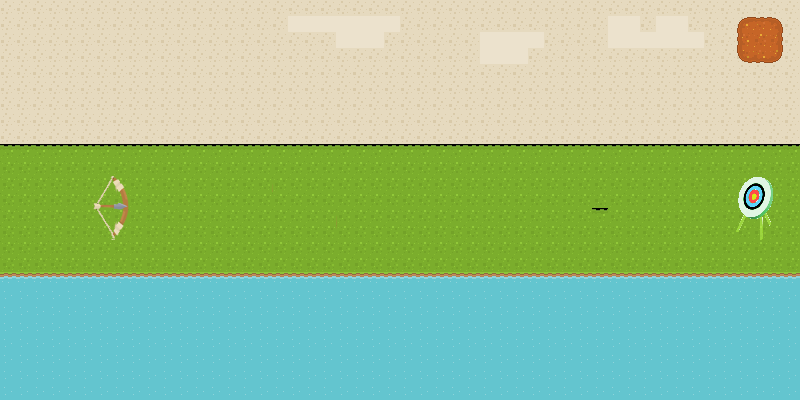

This game map was drawn from its Tiled (.tmx) file and the tilesets committed beside it. A one-line description and the trimmed map source follow:
An orthogonal 50x25 tile map with 16x16 px tiles, 3 tile layers (ground, ground-1, graphics), 5 tilesets and 7 objects (camera-starting-point, bow, 10-points, 5-points, 2-points, ...).

<map version="1.0" orientation="orthogonal" renderorder="right-down" width="50" height="25" tilewidth="16" tileheight="16" nextobjectid="31">
 <tileset firstgid="1" name="town" tilewidth="16" tileheight="16" spacing="1" margin="1" tilecount="480">
  <image source="tiles.png" width="343" height="410" />
 </tileset>
 <tileset firstgid="481" source="roguelikeSheet_transparent.tsx" />
 <tileset firstgid="2161" source="roguelike.tsx" />
 <tileset firstgid="3928" name="bow-rescaled" tilewidth="16" tileheight="16" tilecount="16">
  <image source="bow-rescaled.png" width="64" height="64" />
 </tileset>
 <tileset firstgid="3944" name="target-rescaled" tilewidth="16" tileheight="16" tilecount="16">
  <image source="target-rescaled.png" width="64" height="64" />
 </tileset>
 <layer name="ground" width="50" height="25">
  <data>[1250 cells, 1250 non-empty, 6 distinct tile ids]</data>
 </layer>
 <layer name="ground-1" width="50" height="25">
  <data>[1250 cells, 9 non-empty, 9 distinct tile ids]</data>
 </layer>
 <objectgroup name="objects">
  <object id="21" name="camera-starting-point" gid="3019" x="220" y="188" width="16" height="16" />
  <object id="22" name="bow" x="80" y="176" width="64" height="64" />
  <object id="26" name="10-points" x="752.125" y="195">
   <polyline points="0,0 1.125,-1.375 2.875,-1.375 4.25,-0.125 4.75,1.25 4,3.125 3,4.75 0.75,4.875 -0.25,4.125 -0.125,0.375" />
  </object>
  <object id="27" name="5-points" x="748.25" y="197">
   <polyline points="0,0 0.875,-2.5 3.125,-5.625 5.375,-7.25 9,-6.25 10.875,-4.125 11.375,-0.125 9.5,3.125 7.875,5.875 3.875,6.625 1.125,5 0,0.25" />
  </object>
  <object id="28" name="2-points" x="745.5" y="198.5">
   <polyline points="0,0 0.625,-4.75 2.875,-9.625 5.75,-12 10.125,-13.125 14,-11.375 17.125,-7.625 17.375,-3.75 17,0.625 15.25,3.25 13.5,5.875 11.125,8.375 7.375,9.375 2.875,7.125 0.5,3.375 -0.125,-0.625" />
  </object>
  <object id="29" name="1-point" x="738.375" y="198.375">
   <polyline points="0,0 1.625,-6.5 3.75,-12 7.25,-16.5 12.25,-20.25 16.125,-21.25 23.5,-20.75 29.25,-17.875 31.25,-13.625 32.125,-9.5 32.25,-1.25 29.75,6.75 26.625,10.125 21,16.125 16.875,18.75 8.5,18.25 2.25,12.375 0.75,8.75 -0.875,3.625 0.25,-0.125" />
  </object>
  <object id="30" name="target" x="720" y="176" width="64" height="64" />
 </objectgroup>
 <layer name="graphics" width="50" height="25">
  <data>[1250 cells, 39 non-empty, 32 distinct tile ids]</data>
 </layer>
</map>
